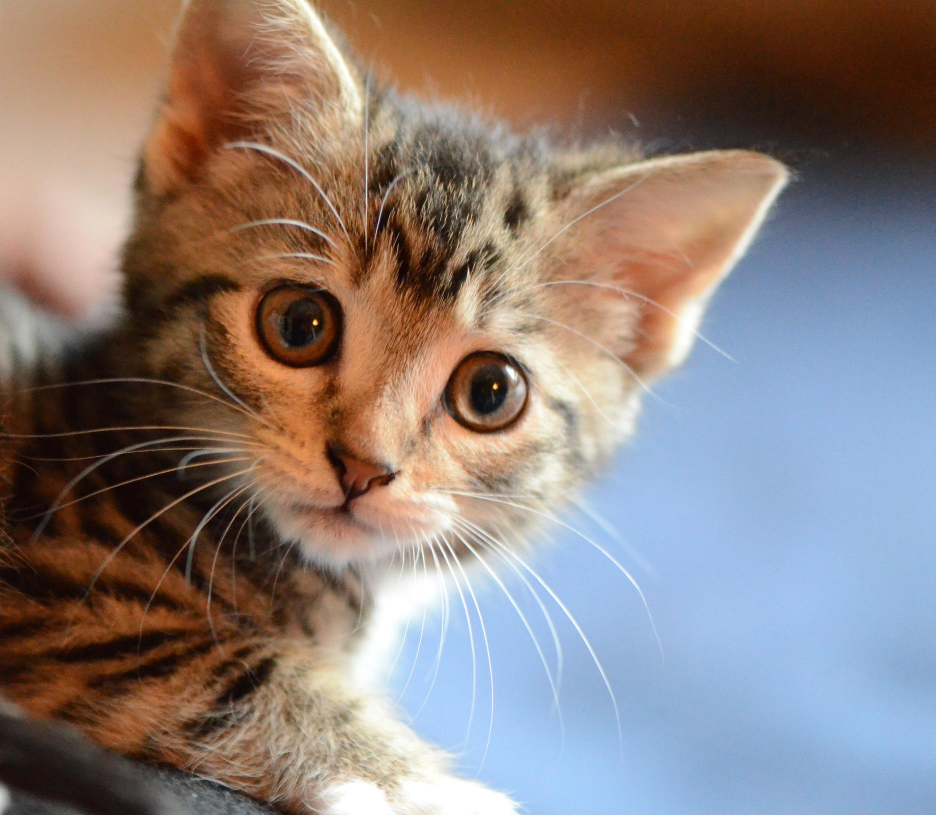
#> input picture kitten.jpg, 1872 x 1632 px (shown at 1/2 size)
$ python MemeWriter.py   (older library calls are emulated)
#> lines starting #> are read from the running program, lines starting #| are printed output that depends on the picture
#!/usr/bin/env python3

import random

from PIL import Image, ImageDraw, ImageFont


class MemeWriter:
    ''' Bag of methods for hiding messages in cat memes.'''

    def __init__(self, mode='L', flag=b'\n'):
        self.mode = mode
        self.flag = flag

    def _open_img(self, img_filename, mode=None):
        ''' Open an image and convert it to the selected mode.

            If no mode passed, defaults to instance attribute.'''
        if not mode: mode = self.mode
        return Image.open(img_filename).convert(mode)

    def _make_flag_bytes(self, x_width, hidden, flag=None):
        ''' Given image x_width and hidden data, return prefix bytes to mark
            row where hidden data encoded.
            This can be modified as necessary, but the _check_flag() method
            must be updated as well. '''
        # Get bytes needed to represent length of hidden
        byte_len, overflow_bits = divmod(len(hidden).bit_length(), 8)
        if overflow_bits: byte_len += 1
        # Get flag byte from state if none provided in arguments
        if not flag: flag = self.flag
        # If x_width not enuf to hold len(hidden) + byte_len + null byte
        # throw an error
        assert x_width > len(hidden) + byte_len + 1
        return flag + len(hidden).to_bytes(byte_len, byteorder='little') + b'\x00'

    # [13 lines left out: function _find_flag, not called in this run]

    def _get_size(self, draw_obj, x, phrase, size=20):
        ''' Return best font size for phrase given x width of image'''
        font = ImageFont.truetype('impact.ttf', size=size)
        text_x, text_y = draw_obj.textsize(phrase, font)
        if text_x < x * 8 // 10:
            return self._get_size(draw_obj, x, phrase, size + 1)
        else:
            return size

    @staticmethod
    def _set_border(x):
        ''' Set pixel size for text border based of img x width.'''
        if x < 1000:
            return 1
        elif x < 1500:
            return 2
        elif x < 3000:
            return 3
        else:
            return 4

    def _conceal_row_L(self, img_obj, hidden, pos):
        ''' Conceal row of bytes in greyscale image.'''
        x, y = img_obj.size
        if not pos:  # Write to bottom row of image if no position specified
            pos = y - 1
        # Make insertion flag
        try:
            f = self._make_flag_bytes(x, hidden)
        except Exception as E:
            raise ValueError('Message will not fit in image.', E)
        # load image pixels
        pixels = img_obj.load()
        for px in range(x):  # Randomize target row of pixels.
            pixels[px, pos] = random.randint(0, 255)
        for px in range(0, len(f)):  # Write flag bytes
            pixels[px, pos] = f[px]
        step = (x - len(f)) // len(hidden)  # Get step for writing pixels

        #  Encode message
        i = 0
        for px in range(len(f), x, step):
            try:
                pixels[px, pos] = int(hidden[i])
            except:
                break
            i += 1
        return img_obj

    # [34 lines left out: function _conceal_row_RGBA, not called in this run]

    def write_meme(self, fp, phrase):
        ''' Returns image with hazburger phrase superimposed on it.'''
        img_obj = self._open_img(fp)
        x, y = img_obj.size
        x_insert, y_insert = x // 10, 4 * y // 5
        draw = ImageDraw.Draw(img_obj)
        size = self._get_size(draw, x, phrase)
        font = ImageFont.truetype('impact.ttf', size=size)
        # draw borders
        b = self._set_border(x)
        draw.text((x_insert-b, y_insert), phrase, font=font, fill='black')
        draw.text((x_insert, y_insert-b), phrase, font=font, fill='black')
        draw.text((x_insert-b, y_insert+b), phrase, font=font, fill='black')
        draw.text((x_insert+b, y_insert), phrase, font=font, fill='black')
        draw.text((x_insert, y_insert+b), phrase, font=font, fill='black')
        draw.text((x_insert+b, y_insert-b), phrase, font=font, fill='black')
        # draw fill
        draw.text((x_insert, y_insert), phrase, font=font, fill='white')
        return img_obj

    def hide_msg(self, fp, hidden, mode=None, pos=None):
        ''' Randomize x pixels at y height, then encode hidden data into that
            row.

            mode => defaults to instance variable
            pos => defaults to the bottom row of the image
        '''
        if isinstance(fp, Image.Image):
            img_obj = fp
        else:
            img_obj = self._open_img(fp)
        if not mode:  # if no mode passed, default to instance variable.
            mode = self.mode

        # Return black and white (L) or full color image (RBGA) per mode.
        if mode == 'L':
            return self._conceal_row_L(img_obj, hidden, pos)
        elif mode == 'RGBA':
            return self._conceal_row_RGBA(img_obj, hidden, pos)
        else:
            raise AttributeError('Only greyscale and RGBA imges supported.')

    def find_msg(self, fp, pos=None, mode=None):
        ''' Find hidden message in an image.'''
        if isinstance(fp, Image.Image):
            img_obj = fp
        else:
            img_obj = self._open_img(fp)
        x, y = img_obj.size
        if not pos:
            pos = y - 1
        if not mode:  # if no mode passed, default to instance variable.
            mode = self.mode

        # Get strip of pixels that encode message from image.
        pixels = img_obj.load()
        pix_strip = [pixels[px, pos] for px in range(x)]

        # For black and white images (one byte for pixel)
        if mode == 'L':
            if not pix_strip[0] == ord(self.flag):
                raise ValueError('Check byte not found.')

            # Find length of message
            idx, count = 1, []
            while True:
                if not pix_strip[idx] == 0x00:
                    count.append(pix_strip[idx])
                    idx += 1
                else:
                    idx += 1
                    break
            else:
                raise ValueError('End flag not found.')
            # Get step of embedding and retrieve message.
            message_len = int.from_bytes(count, byteorder='little')
            step = (x - idx) // message_len
            message_pixels = bytes([pix_strip[x]
                             for x in range(idx, x, step)])
            return message_pixels[:message_len]

            if not pix_strip[0] == ord(self.flag):
                raise ValueError('Check byte not found.')

        elif mode == 'RGBA':
            if not pix_strip[0][3] == ord(self.flag):
                raise ValueError('Check byte not found.')
            # Find length of message
            idx, count = 1, []
            while True:
                if not pix_strip[idx][3] == 0x00:
                    count.append(pix_strip[idx][3])
                    idx += 1
                else:
                    idx += 1
                    break
            else:
                raise ValueError('End flag not found.')
            # Get step of embedding and retrieve message.
            message_len = int.from_bytes(count, byteorder='little')
            step = (x - idx) // message_len
            message_pixels = bytes([pix_strip[x][3]
                             for x in range(idx, x, step)])
            return message_pixels[:message_len]

        else:
            raise AttributeError('Unsupported photo mode')


def main(debug=True):
    ''' Some debug tests for when this is being put together'''
    emb = b'hidden stuffs'
    meme_writer = MemeWriter(mode='L')
    steganocat = meme_writer.write_meme('kitten.jpg', 'Steganocats hide yr things'.upper())
#> in _open_img, `return Image.open(img_filename).convert(mode)`:
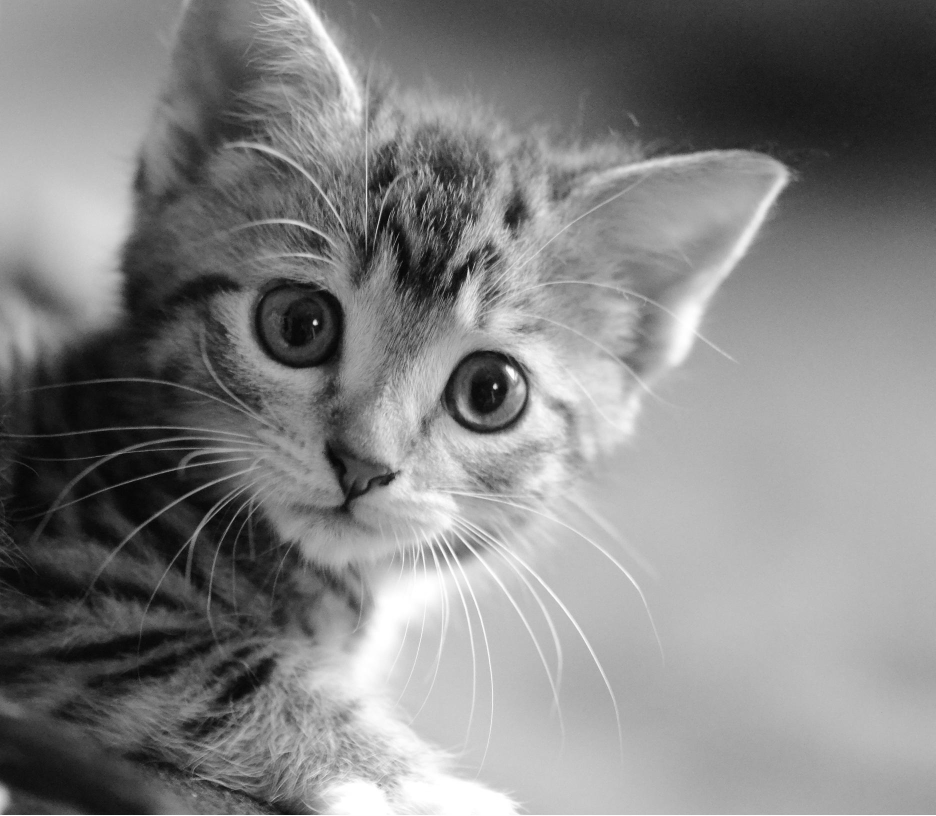
#> returned value: PIL image 1872x1632 L (shown at 1/2 size); min 2, max 255, mean 130.4
#> in write_meme, `size = self._get_size(draw, x, phrase)`: size = 127
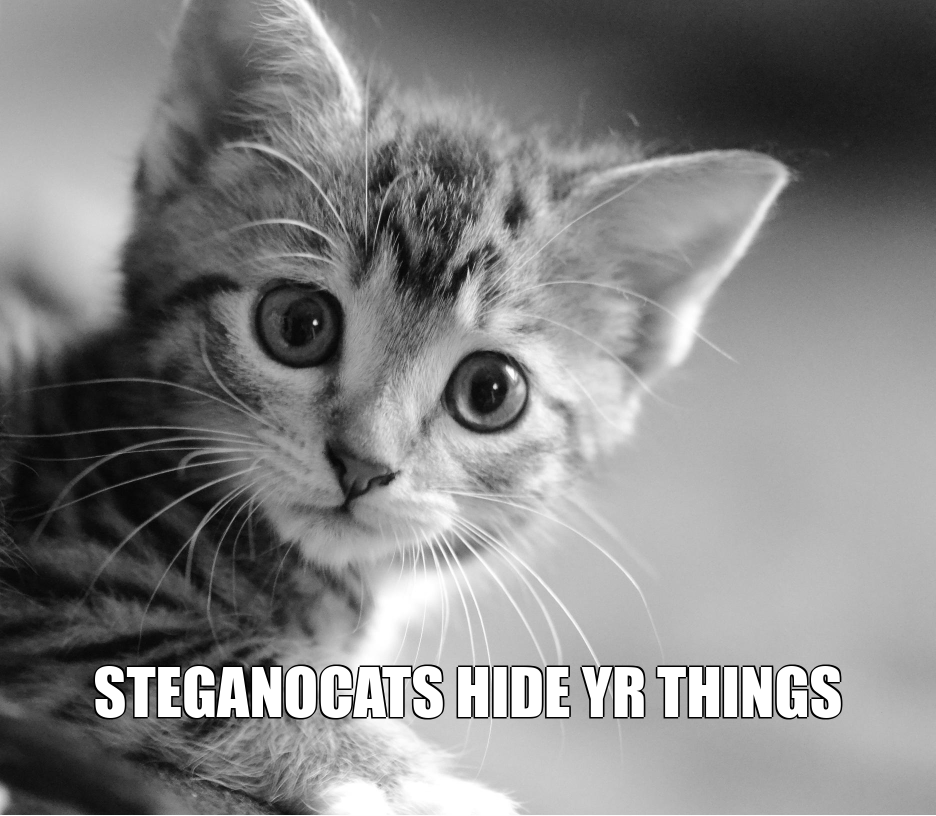
#> steganocat: PIL image 1872x1632 L (shown at 1/2 size); min 0, max 255, mean 132
    meme_writer.hide_msg(steganocat, emb)
    steganocat.save('STEGANOCATS.png')
    recovered = meme_writer.find_msg(steganocat)
#> in find_msg, `pix_strip = [pixels[px, pos] for px in range(x)]`: pix_strip = 1872 values, max 255 at index 347, min 0 at index 2, mean 126.7
#> after the loop in find_msg, `while True:`: count = [13]; idx = 3
#> in find_msg, `message_len = int.from_bytes(count, byteorder='little')`: message_len = 13
#> in find_msg, `step = (x - idx) // message_len`: step = 143
    print('recovered', recovered)
#| recovered b'hidden stuffs'
    print(recovered == emb)
#| True


msg = b'''The Naming of Cats is a difficult matter,
It isn't just one of your holiday games;
You may think at first I'm as mad as a hatter
When I tell you, a cat must have THREE DIFFERENT NAMES.'''

if __name__ == '__main__':
    main()

$ run again, with example.jpg copied over kitten.jpg
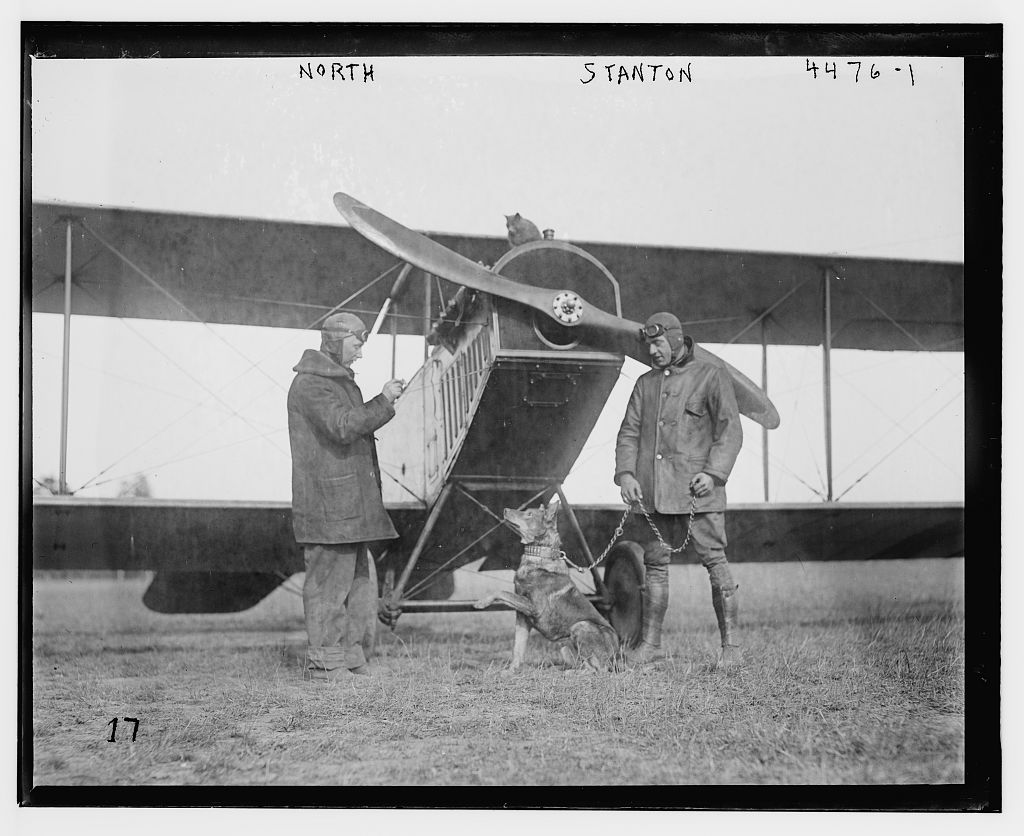
#> input picture example.jpg, 1024 x 836 px
#> in _open_img, returned value is the input picture: PIL image 1024x836 L; min 0, max 255, mean 147.5
#> size = 70
#> in main, `steganocat = meme_writer.write_meme('kitten.jpg', 'Steganocats hide yr..`:
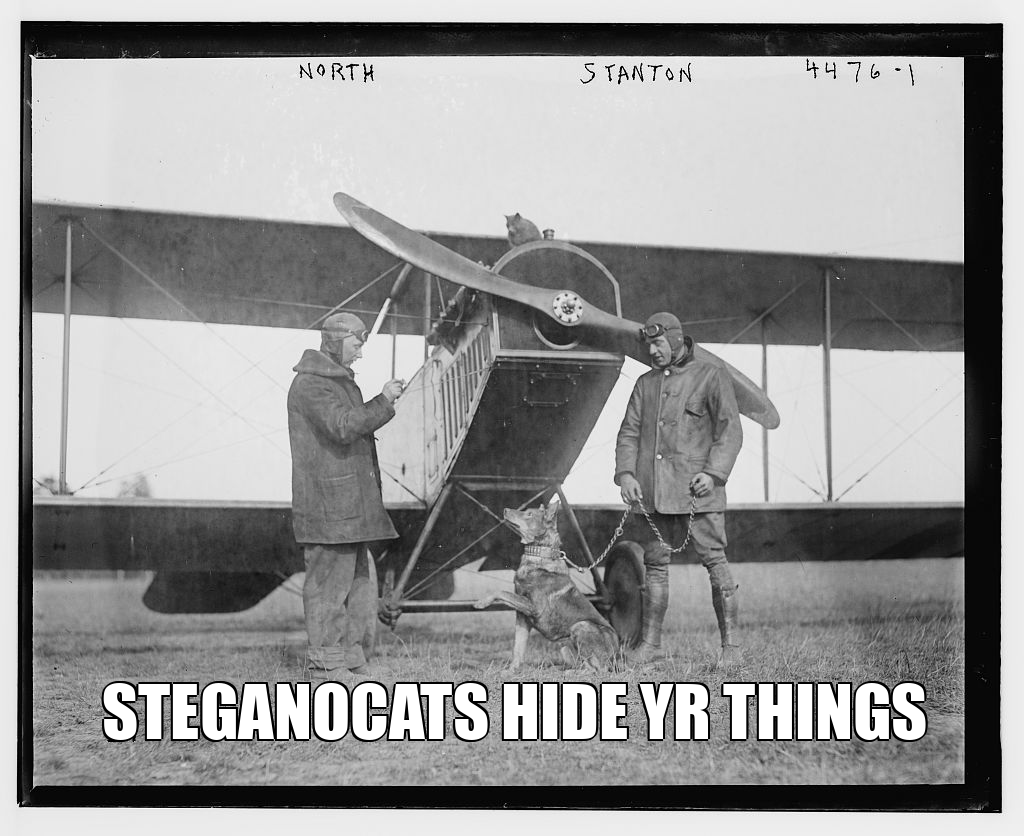
#> steganocat: PIL image 1024x836 L; min 0, max 255, mean 149.5
#> pix_strip = 1024 values, max 255 at index 347, min 0 at index 2, mean 125.5
#> after the loop in find_msg, `while True:`: count = [13]; idx = 3
#> message_len = 13
#> in find_msg, `step = (x - idx) // message_len`: step = 78
#| recovered b'hidden stuffs'
#| True
